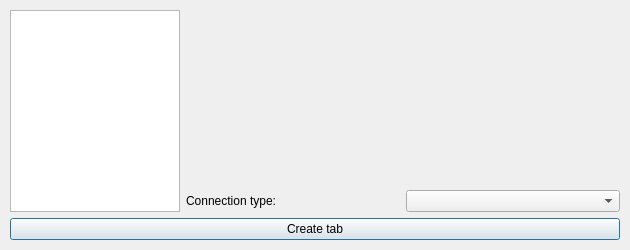
<?xml version="1.0" encoding="UTF-8"?>
<ui version="4.0">
 <class>TabDialog</class>
 <widget class="QDialog" name="TabDialog">
  <property name="geometry">
   <rect>
    <x>0</x>
    <y>0</y>
    <width>630</width>
    <height>250</height>
   </rect>
  </property>
  <property name="sizePolicy">
   <sizepolicy hsizetype="Fixed" vsizetype="Fixed">
    <horstretch>0</horstretch>
    <verstretch>0</verstretch>
   </sizepolicy>
  </property>
  <property name="minimumSize">
   <size>
    <width>630</width>
    <height>250</height>
   </size>
  </property>
  <property name="maximumSize">
   <size>
    <width>630</width>
    <height>250</height>
   </size>
  </property>
  <property name="windowTitle">
   <string>Dialog</string>
  </property>
  <layout class="QVBoxLayout" name="verticalLayout_2">
   <property name="spacing">
    <number>-1</number>
   </property>
   <property name="margin">
    <number>10</number>
   </property>
   <item>
    <layout class="QHBoxLayout" name="horizontalLayout" stretch="0,10">
     <item>
      <widget class="QListWidget" name="modulesList">
       <property name="sizePolicy">
        <sizepolicy hsizetype="Preferred" vsizetype="Preferred">
         <horstretch>0</horstretch>
         <verstretch>0</verstretch>
        </sizepolicy>
       </property>
       <property name="minimumSize">
        <size>
         <width>170</width>
         <height>0</height>
        </size>
       </property>
       <property name="maximumSize">
        <size>
         <width>170</width>
         <height>16777215</height>
        </size>
       </property>
       <property name="baseSize">
        <size>
         <width>100</width>
         <height>0</height>
        </size>
       </property>
       <property name="editTriggers">
        <set>QAbstractItemView::NoEditTriggers</set>
       </property>
       <property name="sortingEnabled">
        <bool>false</bool>
       </property>
      </widget>
     </item>
     <item>
      <layout class="QVBoxLayout" name="verticalLayout" stretch="4,0">
       <item>
        <widget class="QLabel" name="descLabel">
         <property name="text">
          <string/>
         </property>
         <property name="alignment">
          <set>Qt::AlignLeading|Qt::AlignLeft|Qt::AlignTop</set>
         </property>
         <property name="wordWrap">
          <bool>true</bool>
         </property>
        </widget>
       </item>
       <item>
        <layout class="QGridLayout" name="conLayout">
         <item row="0" column="0">
          <widget class="QLabel" name="label_2">
           <property name="text">
            <string>Connection type:</string>
           </property>
          </widget>
         </item>
         <item row="0" column="1">
          <widget class="QComboBox" name="conBox"/>
         </item>
        </layout>
       </item>
      </layout>
     </item>
    </layout>
   </item>
   <item>
    <widget class="QPushButton" name="createButton">
     <property name="text">
      <string>Create tab</string>
     </property>
    </widget>
   </item>
  </layout>
 </widget>
 <resources/>
 <connections/>
</ui>
